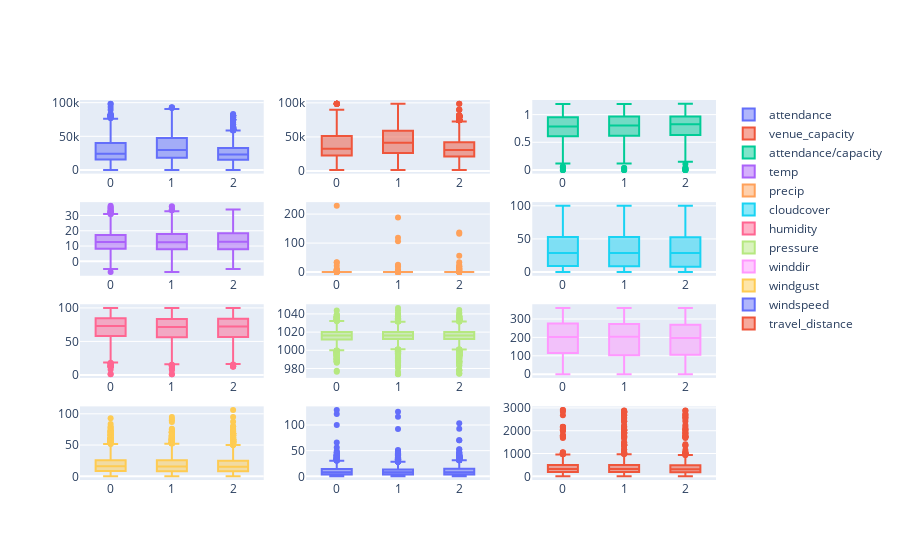

This figure's notebook cell:
### Code cell
num_for_plot = [['attendance','venue_capacity','attendance/capacity'],['temp','precip','cloudcover'],['humidity','pressure','winddir'],['windgust','windspeed','travel_distance']]
# Create subplots grid
fig = make_subplots(rows=4, cols=3)
# Add traces and update y-axes title
for ind, i in enumerate(num_for_plot):
    fig.add_trace(go.Box(x = team_attr['result'], y = team_attr[i[0]], name = i[0]), row = ind + 1, col = 1)
    fig.add_trace(go.Box(x = team_attr['result'], y = team_attr[i[1]], name = i[1]), row = ind + 1, col = 2)
    fig.add_trace(go.Box(x = team_attr['result'], y = team_attr[i[2]], name = i[2]), row = ind + 1, col = 3)
fig.show()

### Figure 1 — Plotly figure (JSON) as saved in the notebook; plotly's stock layout.template omitted (floating-point values rounded to 4 significant figures; data arrays with more than 128 entries replaced by an {"elided": "..."} marker saying what was removed)
{"data": [{"name": "attendance", "type": "box", "x": {"elided": "6663 int values"}, "xaxis": "x", "y": {"elided": "6663 int values"}, "yaxis": "y"}, {"name": "venue_capacity", "type": "box", "x": {"elided": "6663 int values"}, "xaxis": "x2", "y": {"elided": "6663 int values"}, "yaxis": "y2"}, {"name": "attendance/capacity", "type": "box", "x": {"elided": "6663 int values"}, "xaxis": "x3", "y": {"elided": "6663 float values"}, "yaxis": "y3"}, {"name": "temp", "type": "box", "x": {"elided": "6663 int values"}, "xaxis": "x4", "y": {"elided": "6663 float values"}, "yaxis": "y4"}, {"name": "precip", "type": "box", "x": {"elided": "6663 int values"}, "xaxis": "x5", "y": {"elided": "6663 float values"}, "yaxis": "y5"}, {"name": "cloudcover", "type": "box", "x": {"elided": "6663 int values"}, "xaxis": "x6", "y": {"elided": "6663 float values"}, "yaxis": "y6"}, {"name": "humidity", "type": "box", "x": {"elided": "6663 int values"}, "xaxis": "x7", "y": {"elided": "6663 float values"}, "yaxis": "y7"}, {"name": "pressure", "type": "box", "x": {"elided": "6663 int values"}, "xaxis": "x8", "y": {"elided": "6663 float values"}, "yaxis": "y8"}, {"name": "winddir", "type": "box", "x": {"elided": "6663 int values"}, "xaxis": "x9", "y": {"elided": "6663 float values"}, "yaxis": "y9"}, {"name": "windgust", "type": "box", "x": {"elided": "6663 int values"}, "xaxis": "x10", "y": {"elided": "6663 float values"}, "yaxis": "y10"}, {"name": "windspeed", "type": "box", "x": {"elided": "6663 int values"}, "xaxis": "x11", "y": {"elided": "6663 float values"}, "yaxis": "y11"}, {"name": "travel_distance", "type": "box", "x": {"elided": "6663 int values"}, "xaxis": "x12", "y": {"elided": "6663 int values"}, "yaxis": "y12"}], "layout": {"xaxis": {"anchor": "y", "domain": [0, 0.2889]}, "xaxis10": {"anchor": "y10", "domain": [0, 0.2889]}, "xaxis11": {"anchor": "y11", "domain": [0.3556, 0.6444]}, "xaxis12": {"anchor": "y12", "domain": [0.7111, 1]}, "xaxis2": {"anchor": "y2", "domain": [0.3556, 0.6444]}, "xaxis3": {"anchor": "y3", "domain": [0.7111, 1]}, "xaxis4": {"anchor": "y4", "domain": [0, 0.2889]}, "xaxis5": {"anchor": "y5", "domain": [0.3556, 0.6444]}, "xaxis6": {"anchor": "y6", "domain": [0.7111, 1]}, "xaxis7": {"anchor": "y7", "domain": [0, 0.2889]}, "xaxis8": {"anchor": "y8", "domain": [0.3556, 0.6444]}, "xaxis9": {"anchor": "y9", "domain": [0.7111, 1]}, "yaxis": {"anchor": "x", "domain": [0.8063, 1]}, "yaxis10": {"anchor": "x10", "domain": [0, 0.1938]}, "yaxis11": {"anchor": "x11", "domain": [0, 0.1938]}, "yaxis12": {"anchor": "x12", "domain": [0, 0.1938]}, "yaxis2": {"anchor": "x2", "domain": [0.8063, 1]}, "yaxis3": {"anchor": "x3", "domain": [0.8063, 1]}, "yaxis4": {"anchor": "x4", "domain": [0.5375, 0.7312]}, "yaxis5": {"anchor": "x5", "domain": [0.5375, 0.7312]}, "yaxis6": {"anchor": "x6", "domain": [0.5375, 0.7312]}, "yaxis7": {"anchor": "x7", "domain": [0.2687, 0.4625]}, "yaxis8": {"anchor": "x8", "domain": [0.2687, 0.4625]}, "yaxis9": {"anchor": "x9", "domain": [0.2687, 0.4625]}}}
